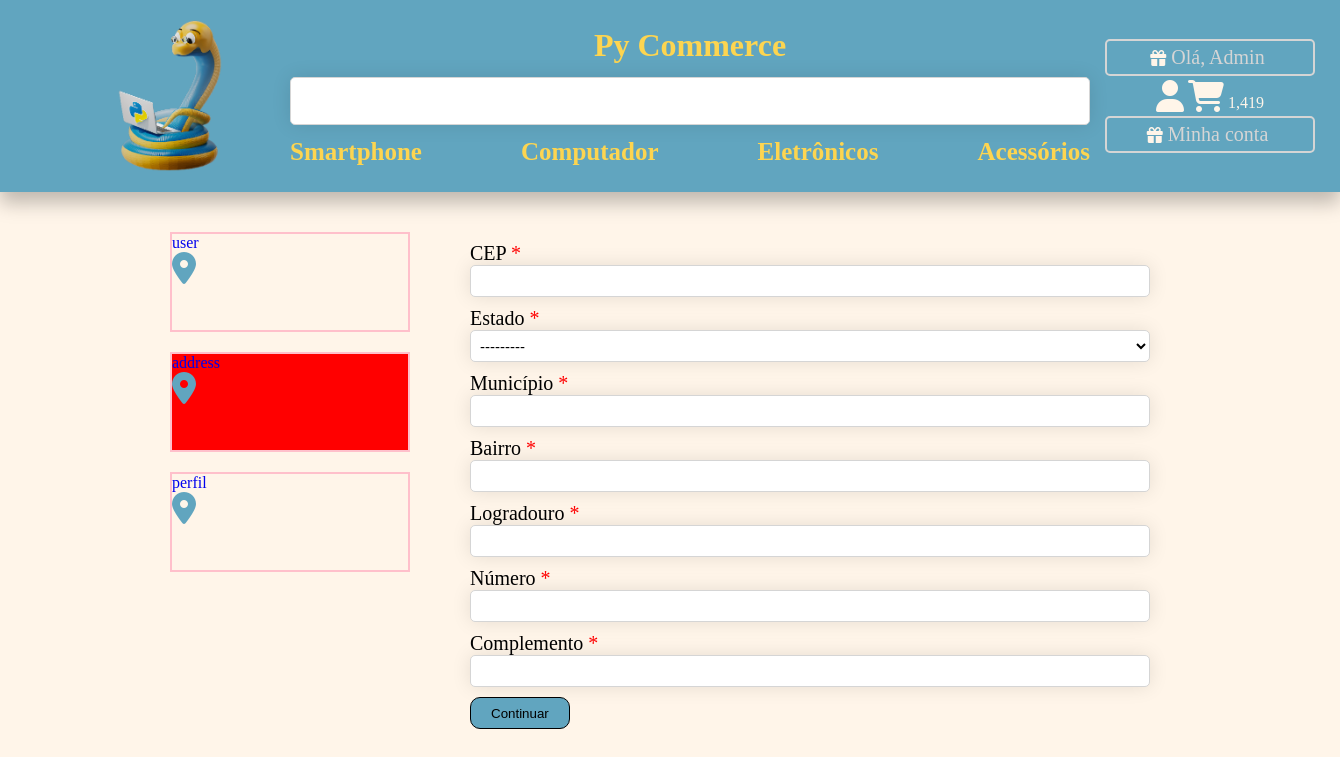
The page /my-perfil/address (signed in) on the database as committed earlier.
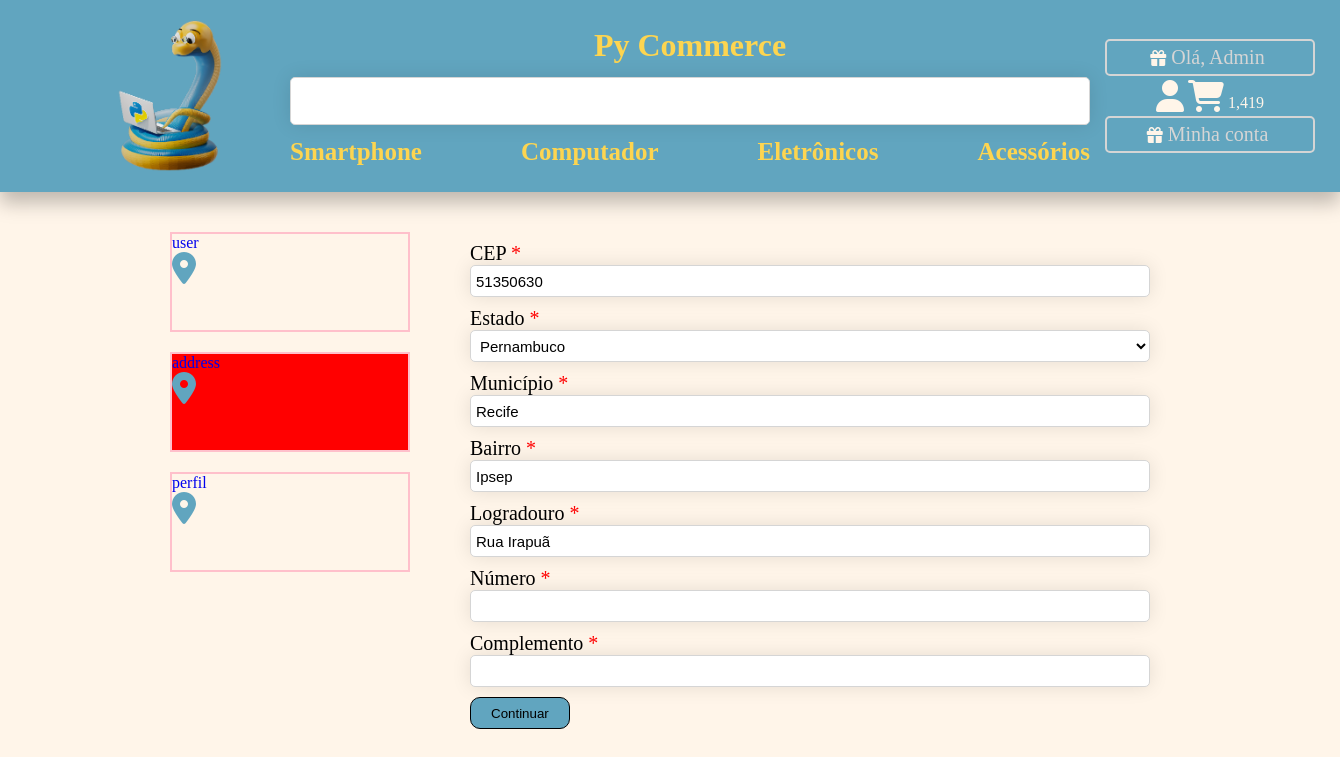
The same page on the database as committed later.
### accounts/models.py (models this page shows, shortened)
class User(AbstractBaseUser, PermissionsMixin):
    username_validator = UnicodeUsernameValidator()
    username = models.CharField(
        'Usuário',
        max_length=150,
        unique=True,
        validators=[username_validator],
        error_messages={
            'unique': ("Esse usuário já existe, favor selecionar outro."),
        },
    )
    first_name = models.CharField('Nome', max_length=254)
    last_name = models.CharField('Sobrenome', max_length=254)
    email = models.EmailField(
        'E-mail',
        unique=True,
        error_messages={
            'unique': ("Esse e-mail já existe, favor selecionar outro."),
        }
    )
    is_staff = models.BooleanField('É membro', default=False)
    is_active = models.BooleanField('É ativo', default=True)
    password_change = models.BooleanField(default=False)
    verification_email = models.BooleanField('E-mail verificado', default=False)
    created_at = models.DateTimeField('Criado em', auto_now_add=True)
    modified_at = models.DateTimeField('Modificado em', auto_now=True)
    deleted = models.BooleanField('Deletado', default=False)
    twofa = models.BooleanField('Autenticação em duas etapas', default=False)
    EMAIL_FIELD = 'email'
    USERNAME_FIELD = 'username'
    REQUIRED_FIELDS = ['first_name', 'last_name', 'email',]
    objects = UserManager()
    class Meta:
        verbose_name = ('Usuário')
        verbose_name_plural = ('Usuários')
        ordering = ['first_name', 'last_name', ]

### perfil/models.py (models this page shows, shortened)
class Address(models.Model):
    STATES = [
    ('AC', 'Acre'),
    ('AL', 'Alagoas'),
    ('AP', 'Amapá'),
    ('AM', 'Amazonas'),
    ('BA', 'Bahia'),
    ('CE', 'Ceará'),
    ('ES', 'Espírito Santo'),
    ('GO', 'Goiás'),
    ('MA', 'Maranhão'),
    ('MT', 'Mato Grosso'),
    ('MS', 'Mato Grosso do Sul'),
    ('MG', 'Minas Gerais'),
    ('PA', 'Pará'),
    ('PB', 'Paraíba'),
    ('PR', 'Paraná'),
    ('PE', 'Pernambuco'),
    ('PI', 'Piauí'),
    ('RJ', 'Rio de Janeiro'),
    ('RN', 'Rio Grande do Norte'),
    ('RS', 'Rio Grande do Sul'),
    ('RO', 'Rondônia'),
    ('RR', 'Roraima'),
    ('SC', 'Santa Catarina'),
    ('SP', 'São Paulo'),
    ('SE', 'Sergipe'),
    ('TO', 'Tocantins'),
    ('DF', 'Distrito Federal'),
    ]
    cep = models.CharField('CEP', max_length=8, null=True, blank=True)
    state = models.CharField('Estado', max_length=200, null=True, blank=True, choices=STATES)
    country = models.CharField('Município', max_length=30, null=True, blank=True)
    district = models.CharField('Bairro', max_length=100, null=True, blank=True)
    address = models.CharField('Logradouro', max_length=254, null=True, blank=True)
    number = models.CharField('Número', max_length=10, null=True, blank=True)
    complement = models.CharField('Complemento', max_length=254, null=True, blank=True)
    class Meta:
        verbose_name = ('Address')
        verbose_name_plural = ('Address')

### perfil/views.py (the view, shortened to what this page needs)
# urls.py: path('', views.my_perfil, name='my_perfil'),
@login_required()
def my_perfil(request, fk=None):
    form = None
    if fk == 'user':
        form = UserCreateForm(instance=request.user)
    if fk == 'address':
        form = AddressForm(instance=request.user.perfil.address)
    if fk == 'perfil':
        form = PerfilForm(instance=request.user.perfil)
    return render(request, 'perfil/my_perfil.html', {'form':form, 'relation':fk})

### perfil/forms.py (shortened to what this page needs)
class AddressForm(forms.ModelForm):
    class Meta:
        model = Address
        fields = '__all__'
    error_messages = {
        "number_cep": ("Insira o CEP apenas com números."),
        "small_cep": ("O CEP deve conter 8 números."),
        "invalid_cep": ("CEP não existe.")
    }
    def __init__(self, *args, **kwargs):
        super().__init__(*args, **kwargs)
        for field in self.fields:
            self.fields[field].widget.attrs.update({"class":"login-form-attr"})
            if self.fields[field].label == 'CEP':
                self.fields[field].widget.attrs.update({"class":"login-form-attr", "required": True, "onkeypress":"mascara_cep()"})

### core/context_processors.py (called while the page is built)
def user_authenticated(request):
    if request.user.is_authenticated:
        context = {'user_authenticated': request.user.first_name}
    else:
        context = {'user_authenticated': 'bem-vindo'}
    return context

### perfil/models.py (called while the page is built)
    def get_all_relations(self):
        return ['user', 'address', 'perfil']

### templates/perfil/my_perfil.html (shortened to what this page needs)
{% extends 'base.html' %}
{% load static %}
{% block content %}
<div class="perfil-container">
    <div class="perfil-content">
    <div class="perfil-item-nav">
        {% for fk in request.user.perfil.get_all_relations %}
        <a href="{% url 'perfil:my_perfil_foreignkey' fk %}">
            <div {% if fk == relation %} style="background-color: red;" {% endif %} class="perfil-item-fk">
                <div>
                    {{fk}}
                </div>
                <i class="fa-sharp fa-solid fa-location-dot fa-2x"></i>
            </div>
        </a>
        {% endfor %}
    </div>
    <div class="form-register-items-formregister">
        <form method="post" action="{% url 'perfil:my_perfil_foreignkey' relation %}">
            {% for field in form %}
            <div class="form-login-items-labelinput">
                <div class="form-login-items-labelinput-label">
                    {{field.label}} {% if field.label != '' %} <span>*</span> {% endif %}
                </div>
                <div>
                    {{field}}
                </div>
            </div>
            {% endfor %}
            {% if form %}<button type="submit" value="Submit"> Continuar </button> {% endif %}
        </form>
    </div>
</div>
</div>
{% endblock %}

### templates/base.html (shortened to what this page needs)
{% load static %}
<!DOCTYPE html>
<html lang="pt-br">
<head>
    <link rel="stylesheet" href="{% static 'css/stylee.css' %}">
</head>
<body>
    <header>
        <div class="header-container">
            <div class="header-content">
                <div class="header-item-logo">
                    <a href="{% url 'core:index' %}"><img class="header-item-logo-img"
                            src="{% static 'img/python.png' %}" alt=""></a>
                </div>
                <div class="header-item-form">
                    <a href="{% url 'core:index' %}">
                        <h1>Py Commerce</h1>
                    </a>
                    <form>
                        <input type="text" id="search" name="search">
                    </form>
                    <ul class="header-item-form-categorias">
                        <a href="{% url 'products:product_list_by_category' 'smartphone' %}"><li>Smartphone</li></a>
                        <a href="{% url 'products:product_list_by_category' 'computador' %}"><li>Computador</li></a>
                        <a href="{% url 'products:product_list_by_category' 'eletronicos' %}"><li>Eletrônicos</li></a>
                        <a href="{% url 'products:product_list_by_category' 'acessorios' %}"><li>Acessórios</li></a>
                    </ul>
                </div>
                <div class="header-item-right">
                    <div class="header-item-right-meuspedidos">
                        <i class="fa-solid fa-gift"></i>
                        {% if request.user.is_authenticated %}
                            <a href="#meuspedidos"><span>Olá, {{user_authenticated|capfirst}} </span></a>
                        {% else %}
                            <a href="{% url 'accounts:login_user' %}"><span>{{user_authenticated|capfirst}}</span></a>
                        {% endif %}
                    </div>
                    <div>
                        <a href="#profile"><i class="fa-2x fa-sharp fa-solid fa-user"></i></a>
                        <a href="#cart"><i class="fa-2x fa-sharp fa-solid fa-cart-shopping"></i></a>
                        <span class="fa-layers-counter">1,419</span>
                    </div>
                    <div class="header-item-right-minhaconta">
                        <i class="fa-solid fa-gift"></i>
                        <a href="{% url 'perfil:my_perfil' %}"> <span>Minha conta</span></a>
                    </div>
                </div>
            </div>
        </div>
    </header>
    {% block content %}{% endblock %}
</body>
</html>

### static/css/stylee.css (style rules this page uses)
* { margin: 0px; padding: 0px; box-sizing: border-box; }
:root { --main-color: #61a5bf; --second-color: #fdd550; --third-color: #d5d5d5; --background-color: rgb(255, 245, 233); --green-color: #00ff2a; }
body, html { background-color:rgb(255, 245, 233); display: flex; flex-direction: column; justify-content: space-between; }
select { background-color: white; }
h1 { text-align: center; color: var(--second-color); }
a { text-decoration: none; }
i { color: var(--background-color); font-weight: 900; font-family: "Font Awesome 6 Free"; }
li { list-style-type: none; }
header { background-color: var(--main-color); }
.header-container { height: 12rem; box-shadow: 0px 11px 18px rgb(0 0 0 / 25%); padding: 20px 50px; }
.header-content { display: flex; justify-content: space-between; align-items:center; height: 100%; }
.header-item-logo { height: 100%; }
.header-item-logo-img { height: 100%; margin: 0 auto; }
.header-item-logo a { height: 100%; display: flex; align-items: center; min-width: 15rem; color: var(--background-color); }
.header-item-form { display: flex; flex-direction: column; justify-content: space-around; height: 100%; }
.header-item-form input { width: 50rem; height: 3rem; border: 1px solid var(--third-color); box-shadow: 0 0 19px rgb(0 0 0 / 10%); border-radius: 5px; font-size: 15px; padding: 5px; outline: none; }
.header-item-right { height: 100%; width: 200px; min-width: 15rem; display: flex; flex-direction: column; justify-content: space-evenly; align-items: center; color: var(--background-color); padding: 15px; margin-right: 40px; }
.header-item-right-minhaconta { width: 100%; border: 2px solid var(--third-color); padding: 5px; border-radius: 5px; display: flex; align-items: center; justify-content: center; }
.header-item-right-minhaconta span { color: var(--third-color); font-size: 20px; padding: 5px; align-content: center; }
.header-item-right-meuspedidos { width: 100%; border: 2px solid var(--third-color); padding: 5px; border-radius: 5px; display: flex; align-items: center; justify-content: center; }
.header-item-right-meuspedidos span { color: var(--third-color); font-size: 20px; padding: 5px; }
.header-item-form-categorias { display: flex; justify-content: space-between; color: var(--second-color); font-size: 25px; font-weight: bold; }
.header-item-form-categorias a { color: var(--second-color); }
.form-login-items-labelinput { margin: 10px 0; }
.form-login-items-labelinput-label { font-size: 20px; font-style: bold; font-weight: 500; }
.form-login-items-labelinput-label span { color: red; }
.login-form-attr { width: 100%; height: 2rem; border: 1px solid var(--third-color); box-shadow: 0 0 19px rgb(0 0 0 / 10%); border-radius: 5px; font-size: 15px; padding: 5px; outline: none; }
.form-register-items-formregister { display: flex; width: 720px; height: 100%; align-items: center; padding: 20px; }
.form-register-items-formregister form { width: 100% }
.form-register-items-formregister button { cursor: pointer; height: 2rem; background-color: var(--main-color); border: 1px solid black; cursor: pointer; border-radius: 10px; padding: 0px 20px; }
.perfil-container { margin: 20px 150px; }
.perfil-content { display: flex; justify-content: space-around; }
.perfil-item-nav { width: 15rem; height: 100px; }
.perfil-item-fk { border: 2px solid pink; height: 100px; margin: 20px 0; background-color: var(--background-color); }
.perfil-item-fk i { color: var(--main-color); }

Rows that differ between the two databases and show on the page:
changed Address: cep (not shown) → "51350630"; state "---------" → "Pernambuco"; country (not shown) → "Recife"; district (not shown) → "Ipsep"; address (not shown) → "Rua Irapuã"
